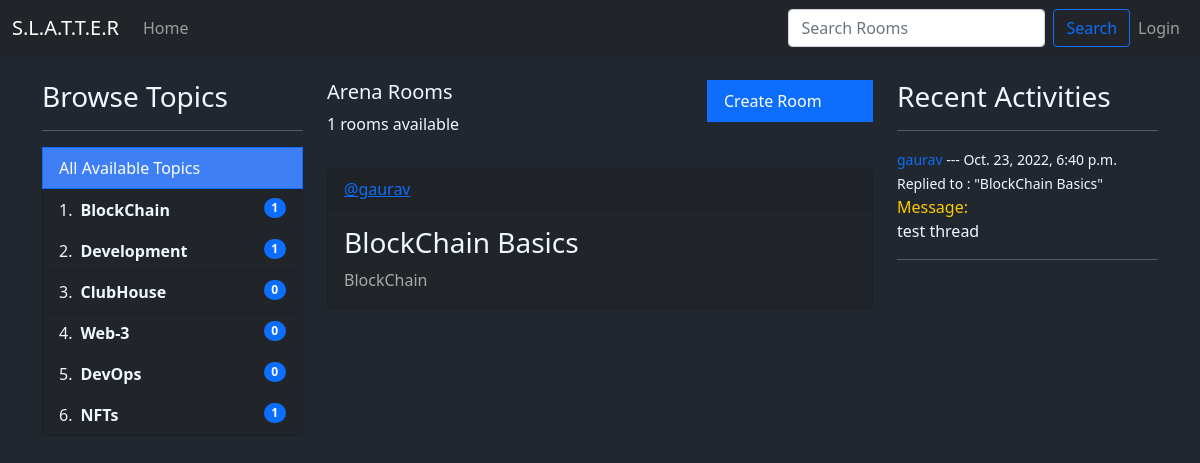
Page /?q=BlockChain on the committed database.
### MyApp/models.py (models this page shows, shortened)
class Topic(models.Model):
    name = models.CharField(max_length=100)

class Room(models.Model):
    host =  models.ForeignKey(User, on_delete=models.SET_NULL, null= True)
    topic = models.ForeignKey(Topic, on_delete=models.SET_NULL, null= True)
    name = models.CharField(max_length=100)
    description = models.CharField(null=True, blank=True, max_length=1000)
    participants = models.ManyToManyField(User,related_name='participants', blank=True)
    updated = models.DateField(auto_now=True)
    created = models.DateTimeField(auto_now_add=True)
    class Meta:
        ordering = ['-updated','-created']
    def __str__(self):
        return self.name

class Message(models.Model):
    user = models.ForeignKey(User,on_delete=models.CASCADE)
    room = models.ForeignKey(Room,on_delete=models.CASCADE)
    body = models.TextField()
    updated = models.DateField(auto_now=True)
    created = models.DateTimeField(auto_now_add=True)
    class Meta:
        ordering = ['-updated','-created']

### MyApp/views.py (the view)
# urls.py: path('', views.home, name="home"),
def home(request):
    q = request.GET.get('q') if request.GET.get('q') != None else ''
    rooms = Room.objects.filter(
        Q(topic__name__icontains = q) | Q(name__icontains = q) | Q(description__icontains = q)
    )
    topics = Topic.objects.all()
    room_count = rooms.count()
    room_messages = Message.objects.filter(
        Q(room__topic__name__icontains=q))[0:5]
    context = {"rooms":rooms , "topics":topics, "room_count":room_count, 'room_messages': room_messages}
    return render(request, "home.html",context)

### templates/home.html
{% extends 'main.html' %} {%block content%}
<div class="container">
  <div class="row">
    <div class="col-3">{% include 'topics.html' %}</div>
    <div class="col-6">{%include 'feed_component.html'%}</div>
    <div class="col-3">{% include 'activity_component.html' %}</div>
  </div>
</div>
{%endblock content%}

### templates/topics.html
<div>
  <h3>Browse Topics</h3>
  <hr />
  <a
    href="{% url 'home' %}"
    class="list-group-item list-group-item-action active"
    aria-current="true"
    style="background-color: rgb(63, 127, 245)"
  >
    All Available Topics
  </a>
  <ol class="list-group list-group-numbered">
    {% for topic in topics%}
    <li
      style="background-color: #212529; color: aliceblue"
      class="list-group-item d-flex justify-content-between align-items-start"
    >
      <div class="ms-2 me-auto">
        <a
          href="{% url 'home' %}?q={{topic.name}}"
          class="fw-bold"
          style="color: aliceblue; text-decoration: none"
          >{{topic.name}}</a
        >
      </div>
      <span class="badge bg-primary rounded-pill"
        >{{topic.room_set.all.count}}</span
      >
    </li>
    {%endfor%}
  </ol>
</div>

### templates/feed_component.html (shortened to what this page needs)
<div class="row">
  <div class="col-8">
    <h5>Arena Rooms</h5>
    <p>{{room_count}} rooms available</p>
  </div>
  {% if request.user == user %}
  <div class="col-4">
    <a
      href="{% url 'create-room' %}"
      class="list-group-item list-group-item-action active"
      aria-current="true"
    >
      Create Room
    </a>
  </div>
  {% endif %}
</div>
<div>
  {% for room in rooms%}
  <div class="card" style="background-color: #212529; margin: 1rem auto">
    <div class="card-header" style="color: rgb(63, 127, 245)">
      <a href="/user-profile/{{room.host.id}}">@{{room.host.username}}</a>
    </div>
    <div class="card-body">
      <h3 class="card-title">
        <a
          style="text-decoration: none; color: aliceblue"
          href="/room/{{room.id}}"
          >{{room.name}}</a
        >
      </h3>
      <p class="card-text" style="color: darkgray">{{room.topic.name}}</p>
    </div>
  </div>
  {% endfor %}
</div>

### templates/activity_component.html (shortened to what this page needs)
<h3>Recent Activities</h3>
<hr />
{% for message in room_messages %}
<div>
  <small
    ><span
      ><a href="/user-profile/{{message.user.id}}" style="text-decoration: none"
        >{{message.user}}</a
      ></span
    >
    --- {{message.created}}</small
  >
  <small>Replied to : "{{message.room}}"</small>
  <div>
    <span style="color: #ffcc00">Message:</span>
    <p>{{message.body}}</p>
  </div>
  <hr />
</div>
{% endfor %}

### templates/main.html (style rules this page uses)
body { margin-top: 5rem; background-color: #21272e; color: aliceblue; }

### rows in the picture
Topic: name "BlockChain", room_set.all.count "1"
Topic: name "Development", room_set.all.count "1"
Topic: name "ClubHouse", room_set.all.count "0"
Topic: name "Web-3", room_set.all.count "0"
Topic: name "DevOps", room_set.all.count "0"
Topic: name "NFTs", room_set.all.count "1"
Room: host.username "gaurav", name "BlockChain Basics", topic.name "BlockChain"
Message: user "gaurav", created "Oct. 23, 2022, 6:40 p.m.", room "BlockChain Basics", body "test thread"

### other values in the picture
{{ room_count }} "1"
